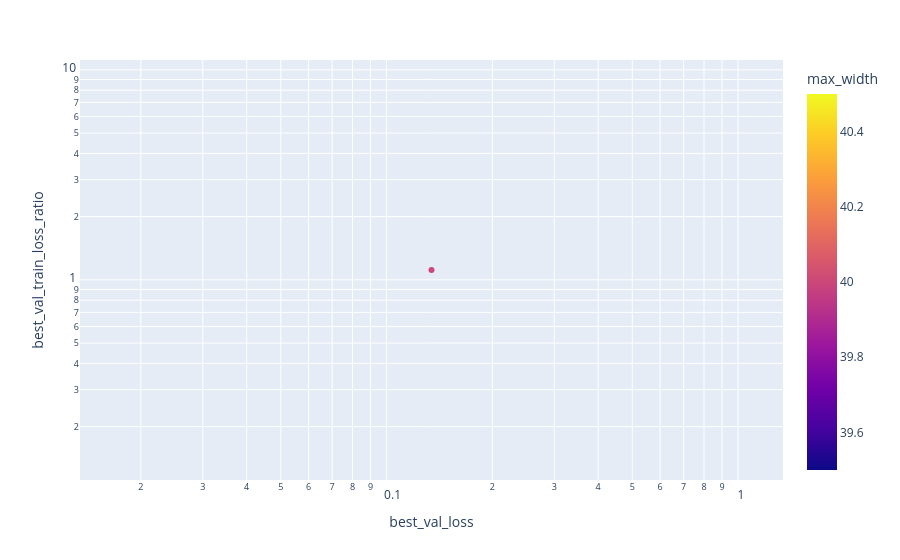

The cell this chart's notebook holds for it:
### Markdown cell above
### Paretro front

### Code cell
px.scatter(
    table,
    x="best_val_loss",
    y="best_val_train_loss_ratio",
    hover_name="version",
    log_x=True,
    log_y=True,
    color="max_width",
).show()

### Figure 1 — Plotly figure (JSON) as saved in the notebook; plotly's stock layout.template omitted (floating-point values rounded to 4 significant figures)
{"data": [{"hovertemplate": "<b>%{hovertext}</b><br><br>best_val_loss=%{x}<br>best_val_train_loss_ratio=%{y}<br>max_width=%{marker.color}<extra></extra>", "hovertext": ["2026-03-04-19-39-39-JCjMEuLN", "2026-03-04-19-26-59-DQJPQUgp"], "legendgroup": "", "marker": {"color": [40, 40], "coloraxis": "coloraxis", "symbol": "circle"}, "mode": "markers", "name": "", "orientation": "v", "showlegend": false, "type": "scatter", "x": [0.1342, NaN], "xaxis": "x", "y": [1.114, NaN], "yaxis": "y"}], "layout": {"coloraxis": {"colorbar": {"title": {"text": "max_width"}}, "colorscale": [[0, "#0d0887"], [0.1111, "#46039f"], [0.2222, "#7201a8"], [0.3333, "#9c179e"], [0.4444, "#bd3786"], [0.5556, "#d8576b"], [0.6667, "#ed7953"], [0.7778, "#fb9f3a"], [0.8889, "#fdca26"], [1, "#f0f921"]]}, "legend": {"tracegroupgap": 0}, "margin": {"t": 60}, "xaxis": {"anchor": "y", "domain": [0, 1], "title": {"text": "best_val_loss"}, "type": "log"}, "yaxis": {"anchor": "x", "domain": [0, 1], "title": {"text": "best_val_train_loss_ratio"}, "type": "log"}}}
